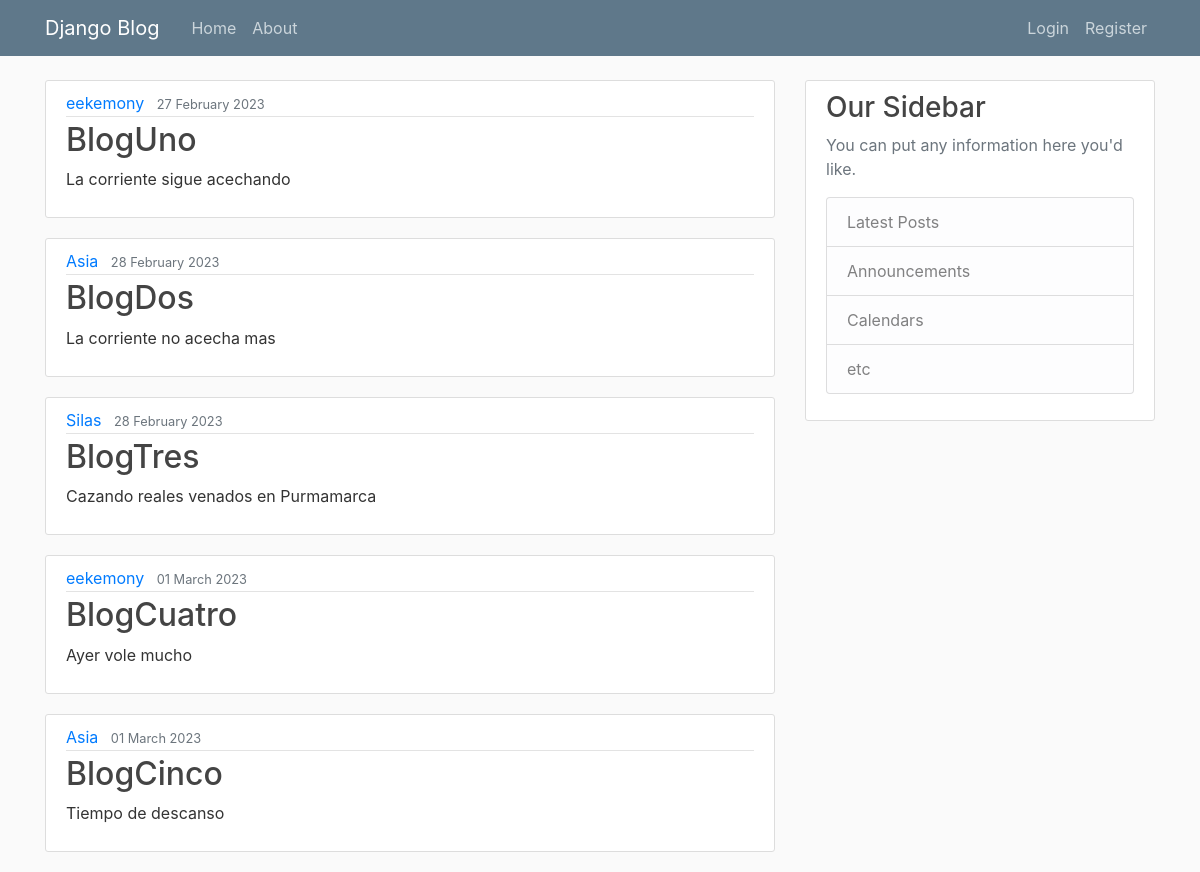
/blog/, run on an earlier commit of the app's database.
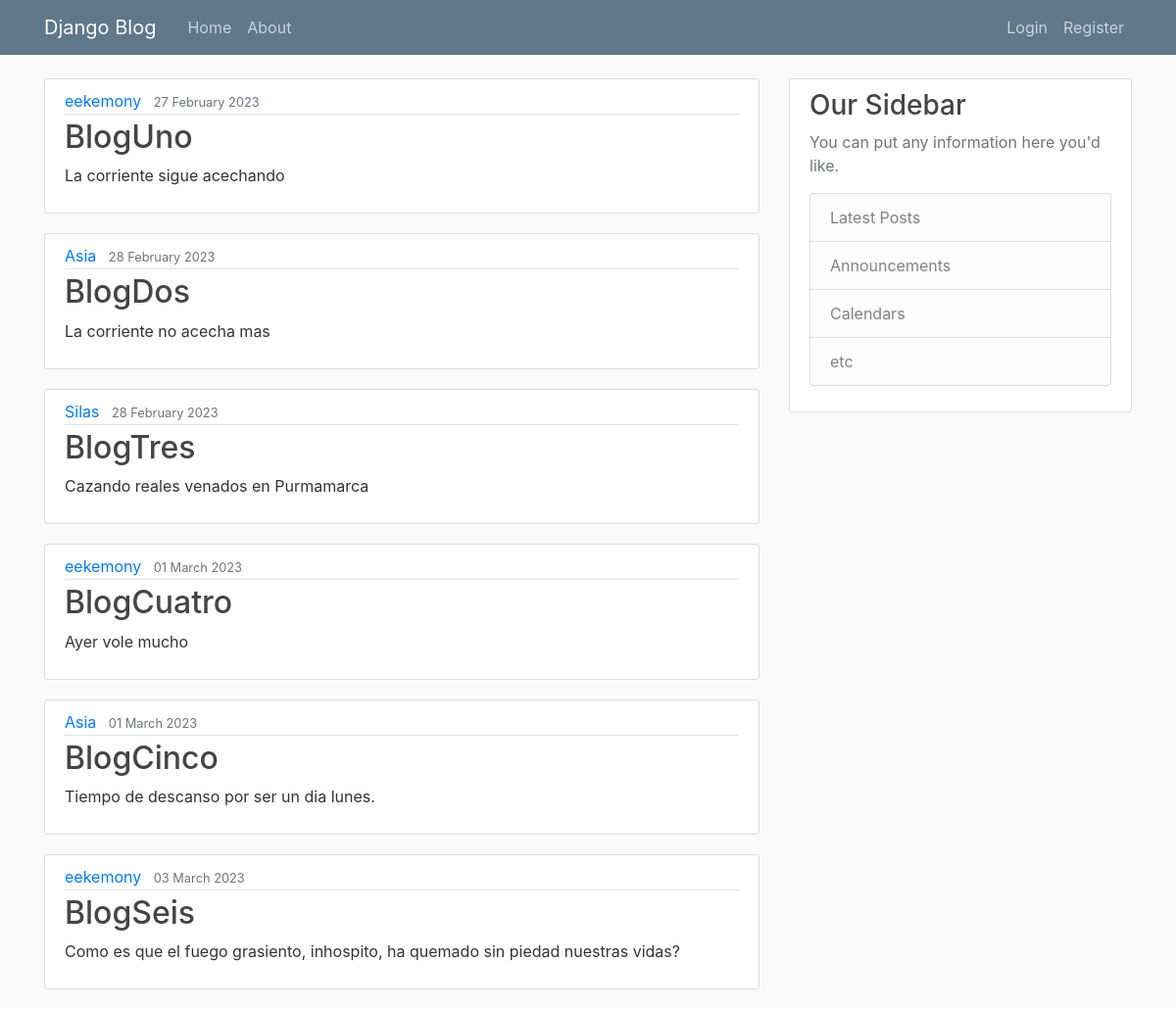
And on a later commit of the database.
### blog/models.py (models this page shows, shortened)
class Post(models.Model): #post will be the table of a database.
    title = models.CharField(max_length=100) #title is a table field, model is module and CharField is a class
    content = models.TextField() #text field is text with no restrictions
    date_posted = models.DateTimeField(default=timezone.now) #we dont put timezone.now(), just timezone.now because we dont
    author = models.ForeignKey(User, on_delete=models.CASCADE) #ForeignKey is the ID of each table how I understand it.

### blog/views.py (the view)
# urls.py: 2. Add a URL to urlpatterns:  path('', views.home, name='home')
def home(request):
    context = {'posts': Post.objects.all()}
    return render(request, 'blog/home.html', context)

### blog/templates/blog/home.html
{% extends "blog/base.html" %}
{% block content %}
    {% for i in posts %}
        <article class="media content-section">
            <div class="media-body">
                <div class="article-metadata">
                    <a class="mr-2" href="#">{{ i.author }}</a>
                    <small class="text-muted">{{ i.date_posted|date:"d F Y" }}</small>
                </div>
                <h2><a class="article-title" href="#">{{ i.title }}</a></h2>
                <p class="article-content">{{ i.content }}</p>
            </div>
        </article>
    {% endfor %}
{% endblock content %}

### blog/templates/blog/base.html (shortened to what this page needs)
{% load static %}
<!DOCTYPE html>
<html lang="en">
<head>
    <link rel="stylesheet" href="https://maxcdn.bootstrapcdn.com/bootstrap/4.0.0/css/bootstrap.min.css">
    <link rel="stylesheet" type="text/css" href="{% static 'blog/main.css' %}">
</head>
<body>
    <header class="site-header">
        <nav class="navbar navbar-expand-md navbar-dark bg-steel fixed-top">
          <div class="container">
            <a class="navbar-brand mr-4" href="{% url 'blog-home' %}">Django Blog</a>
            <div class="collapse navbar-collapse" id="navbarToggle">
              <div class="navbar-nav mr-auto">
                <a class="nav-item nav-link" href="{% url 'blog-home' %}">Home</a>
                <a class="nav-item nav-link" href="{% url 'blog-about' %}">About</a>
              </div>
              <div class="navbar-nav">
                <a class="nav-item nav-link" href="#">Login</a>
                <a class="nav-item nav-link" href="#">Register</a>
              </div>
            </div>
          </div>
        </nav>
      </header>
    <main role="main" class="container">
      <div class="row">
        <div class="col-md-8">
          {% block content %}{% endblock %}
        </div>
        <div class="col-md-4">
          <div class="content-section">
            <h3>Our Sidebar</h3>
            <p class='text-muted'>You can put any information here you'd like.
              <ul class="list-group">
                <li class="list-group-item list-group-item-light">Latest Posts</li>
                <li class="list-group-item list-group-item-light">Announcements</li>
                <li class="list-group-item list-group-item-light">Calendars</li>
                <li class="list-group-item list-group-item-light">etc</li>
              </ul>
            </p>
          </div>
        </div>
      </div>
    </main>
</body>
</html>

### blog/static/blog/main.css (style rules this page uses)
body { background: #fafafa; color: #333333; margin-top: 5rem; }
h1, h2, h3, h4, h5, h6 { color: #444444; }
ul { margin: 0; }
.bg-steel { background-color: #5f788a; }
.site-header .navbar-nav .nav-link { color: #cbd5db; }
.content-section { background: #ffffff; padding: 10px 20px; border: 1px solid #dddddd; border-radius: 3px; margin-bottom: 20px; }
.article-title { color: #444444; }
.article-content { white-space: pre-line; }
.article-metadata { padding-bottom: 1px; margin-bottom: 4px; border-bottom: 1px solid #e3e3e3 }

What changed in the data, as far as the page shows it:
changed Post "BlogCinco": content "Tiempo de descanso" → "Tiempo de descanso por ser un dia lunes."
added Post: author "eekemony", date_posted "03 March 2023", title "BlogSeis", content "Como es que el fuego grasiento, inhospito, ha quemado sin piedad nuestras vidas?"
